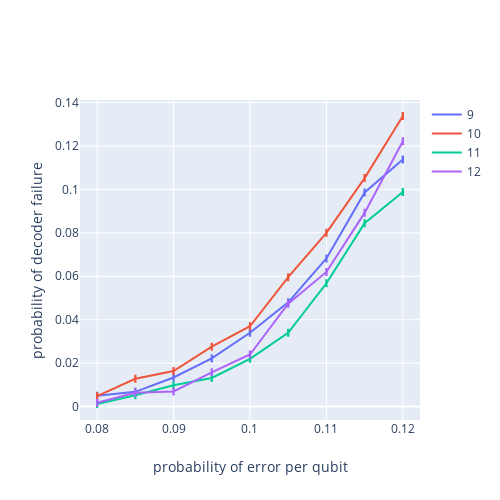

The notebook cell this image was saved under:
### Code cell
plot_plotly(x, y, [9,10,11,12], error)

### Figure 1 — Plotly figure (JSON) as saved in the notebook; plotly's stock layout.template omitted (floating-point values rounded to 4 significant figures)
{"data": [{"error_x": {"array": [1.472e-05, 1.556e-05, 1.638e-05, 1.72e-05, 1.8e-05, 1.88e-05, 1.958e-05, 2.036e-05, 2.112e-05], "type": "data", "visible": true}, "mode": "lines", "name": "9", "type": "scatter", "x": [0.08, 0.085, 0.09, 0.095, 0.1, 0.105, 0.11, 0.115, 0.12], "y": [0.005, 0.0068, 0.0134, 0.0222, 0.034, 0.048, 0.0682, 0.0986, 0.1138, 0.1476, 0.189, 0.2248, 0.2716, 0.2968, 0.3578, 0.387]}, {"error_x": {"array": [1.472e-05, 1.556e-05, 1.638e-05, 1.72e-05, 1.8e-05, 1.88e-05, 1.958e-05, 2.036e-05, 2.112e-05], "type": "data", "visible": true}, "mode": "lines", "name": "10", "type": "scatter", "x": [0.08, 0.085, 0.09, 0.095, 0.1, 0.105, 0.11, 0.115, 0.12], "y": [0.0048, 0.0128, 0.0164, 0.0276, 0.037, 0.0596, 0.08, 0.1052, 0.1338, 0.1822, 0.2068, 0.2534, 0.2864, 0.349, 0.3836, 0.4372]}, {"error_x": {"array": [1.472e-05, 1.556e-05, 1.638e-05, 1.72e-05, 1.8e-05, 1.88e-05, 1.958e-05, 2.036e-05, 2.112e-05], "type": "data", "visible": true}, "mode": "lines", "name": "11", "type": "scatter", "x": [0.08, 0.085, 0.09, 0.095, 0.1, 0.105, 0.11, 0.115, 0.12], "y": [0.0012, 0.0052, 0.0098, 0.0132, 0.022, 0.034, 0.0568, 0.0844, 0.0988, 0.1402, 0.1878, 0.221, 0.2592, 0.316, 0.3736, 0.4016]}, {"error_x": {"array": [1.472e-05, 1.556e-05, 1.638e-05, 1.72e-05, 1.8e-05, 1.88e-05, 1.958e-05, 2.036e-05, 2.112e-05], "type": "data", "visible": true}, "mode": "lines", "name": "12", "type": "scatter", "x": [0.08, 0.085, 0.09, 0.095, 0.1, 0.105, 0.11, 0.115, 0.12], "y": [0.0018, 0.0064, 0.007, 0.0158, 0.024, 0.0474, 0.062, 0.0892, 0.1222, 0.1652, 0.2116, 0.2534, 0.2912, 0.3434, 0.3962, 0.452]}], "layout": {"autosize": false, "height": 500, "width": 500, "xaxis": {"title": {"text": "probability of error per qubit"}}, "yaxis": {"title": {"text": "probability of decoder failure"}}}}
